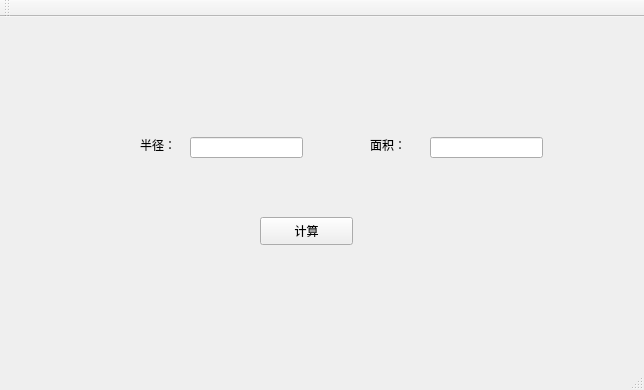
<?xml version="1.0" encoding="UTF-8"?>
<ui version="4.0">
 <class>MainWindow</class>
 <widget class="QMainWindow" name="MainWindow">
  <property name="geometry">
   <rect>
    <x>0</x>
    <y>0</y>
    <width>644</width>
    <height>390</height>
   </rect>
  </property>
  <property name="windowTitle">
   <string>MainWindow</string>
  </property>
  <widget class="QWidget" name="centralWidget">
   <widget class="QPushButton" name="pushButton">
    <property name="geometry">
     <rect>
      <x>260</x>
      <y>200</y>
      <width>93</width>
      <height>28</height>
     </rect>
    </property>
    <property name="text">
     <string>计算</string>
    </property>
   </widget>
   <widget class="QLabel" name="label_area">
    <property name="geometry">
     <rect>
      <x>370</x>
      <y>120</y>
      <width>72</width>
      <height>15</height>
     </rect>
    </property>
    <property name="text">
     <string>面积：</string>
    </property>
   </widget>
   <widget class="QLabel" name="label_r">
    <property name="geometry">
     <rect>
      <x>140</x>
      <y>120</y>
      <width>72</width>
      <height>15</height>
     </rect>
    </property>
    <property name="text">
     <string>半径：</string>
    </property>
   </widget>
   <widget class="QLineEdit" name="lineEdit_r">
    <property name="geometry">
     <rect>
      <x>190</x>
      <y>120</y>
      <width>113</width>
      <height>21</height>
     </rect>
    </property>
   </widget>
   <widget class="QLineEdit" name="lineEdit_2">
    <property name="geometry">
     <rect>
      <x>430</x>
      <y>120</y>
      <width>113</width>
      <height>21</height>
     </rect>
    </property>
   </widget>
  </widget>
  <widget class="QMenuBar" name="menuBar">
   <property name="geometry">
    <rect>
     <x>0</x>
     <y>0</y>
     <width>644</width>
     <height>26</height>
    </rect>
   </property>
  </widget>
  <widget class="QToolBar" name="mainToolBar">
   <attribute name="toolBarArea">
    <enum>TopToolBarArea</enum>
   </attribute>
   <attribute name="toolBarBreak">
    <bool>false</bool>
   </attribute>
  </widget>
  <widget class="QStatusBar" name="statusBar"/>
 </widget>
 <layoutdefault spacing="6" margin="11"/>
 <resources/>
 <connections/>
</ui>
